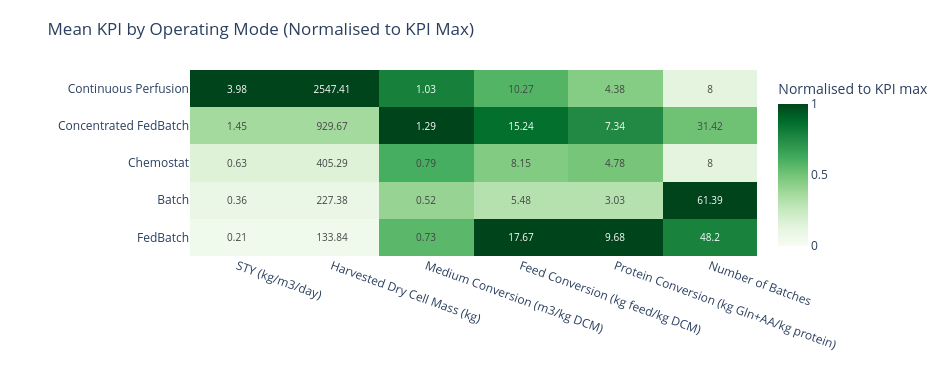

The code cell stored with this chart in its notebook:
### Markdown cell above
### 5.2 Mean KPI heatmap by operating mode

The heatmap uses the same aggregated `campaign_summary_table` and displays mean KPI values per operating mode.

### Code cell
# Heatmap of mean KPI values per operating mode, with optional normalization and annotations
import numpy as np
import plotly.graph_objects as go

if "campaign_summary_table" not in globals():
    raise ValueError("Run the campaign summary-table cell first.")

if "mode_order" not in globals() or not mode_order:
    raise ValueError("Run the shared plotting data initialization cell first.")

# Reuse same campaign filter convention as the lollipop overview
CAMPAIGN_FILTER = [CAMPAIGN_LABEL]
plot_tbl = campaign_summary_table.copy()
if CAMPAIGN_FILTER:
    plot_tbl = plot_tbl[plot_tbl["campaign"].isin(CAMPAIGN_FILTER)].copy()

if plot_tbl.empty:
    raise ValueError("No rows available after campaign filtering.")

kpi_order = [k for k in MAIN_KPIS if k in plot_tbl["kpi"].unique()]
if not kpi_order:
    raise ValueError("No matching KPI rows found in campaign_summary_table.")

# Reuse the mode ordering determined in the shared plotting initialization cell
mode_group_order = []
for m in mode_order:
    cm = canonical_mode(m)
    if cm not in mode_group_order:
        mode_group_order.append(cm)
mode_group_order = [m for m in mode_group_order if m in plot_tbl["mode_group"].astype(str).unique()]

# Pivot means to matrix: rows = operating mode, columns = KPI
heat_df = (
    plot_tbl[plot_tbl["kpi"].isin(kpi_order)]
    .pivot_table(index="mode_group", columns="kpi", values="mean_value", aggfunc="mean", observed=False)
    .reindex(index=mode_group_order, columns=kpi_order)
)

# Format values without scientific notation
def format_no_sci(v: float, max_decimals: int = 6) -> str:
    if pd.isna(v):
        return ""
    s = np.format_float_positional(float(v), precision=max_decimals, trim='-')
    if "." in s:
        s = s.rstrip("0").rstrip(".")
    return s

# Keep annotation as original mean values (no scientific notation)
text_vals = heat_df.map(lambda v: format_no_sci(v, max_decimals=2)).values

# Normalize per KPI column against a zero baseline and the observed column maximum
NORMALIZE_WITHIN_KPI = True
if NORMALIZE_WITHIN_KPI:
    heat_for_color = heat_df.divide(heat_df.max().replace(0, 1), axis=1)
    colorbar_title = "Normalised to KPI max"
else:
    heat_for_color = heat_df.copy()
    colorbar_title = "Mean KPI value"

x_labels = [KPI_LABELS_MAIN.get(k, k) for k in heat_df.columns]
y_labels = [str(v) for v in heat_df.index]

fig_hm = go.Figure(
    data=go.Heatmap(
        z=heat_for_color.values,
        x=x_labels,
        y=y_labels,
        text=text_vals,
        texttemplate="%{text}",
        textfont={"size": 10},
        colorscale="greens",
        zmin=0.0 if NORMALIZE_WITHIN_KPI else None,
        zmax=1.0 if NORMALIZE_WITHIN_KPI else None,
        colorbar={"title": colorbar_title},
        hovertemplate=(
            "<b>%{y}</b><br>"
            + "%{x}<br>"
            + "Value: %{text}<extra></extra>"
        ),
    )
)

fig_hm.update_layout(
    template="plotly_white",
    title="Mean KPI by Operating Mode (Normalised to KPI Max)",
    width=950,
    height=max(360, 90 + 55 * len(y_labels)),
    margin=dict(l=190, r=40, t=70, b=70),
)

fig_hm.update_xaxes(tickangle=20)
fig_hm.show()

### Figure 1 — Plotly figure (JSON) as saved in the notebook; plotly's stock layout.template omitted (floating-point values rounded to 4 significant figures)
{"data": [{"colorbar": {"title": {"text": "Normalised to KPI max"}}, "colorscale": [[0, "rgb(247,252,245)"], [0.125, "rgb(229,245,224)"], [0.25, "rgb(199,233,192)"], [0.375, "rgb(161,217,155)"], [0.5, "rgb(116,196,118)"], [0.625, "rgb(65,171,93)"], [0.75, "rgb(35,139,69)"], [0.875, "rgb(0,109,44)"], [1, "rgb(0,68,27)"]], "hovertemplate": "<b>%{y}</b><br>%{x}<br>Value: %{text}<extra></extra>", "text": [["0.21", "133.84", "0.73", "17.67", "9.68", "48.2"], ["0.36", "227.38", "0.52", "5.48", "3.03", "61.39"], ["0.63", "405.29", "0.79", "8.15", "4.78", "8"], ["1.45", "929.67", "1.29", "15.24", "7.34", "31.42"], ["3.98", "2547.41", "1.03", "10.27", "4.38", "8"]], "textfont": {"size": 10}, "texttemplate": "%{text}", "type": "heatmap", "x": ["STY (kg/m3/day)", "Harvested Dry Cell Mass (kg)", "Medium Conversion (m3/kg DCM)", "Feed Conversion (kg feed/kg DCM)", "Protein Conversion (kg Gln+AA/kg protein)", "Number of Batches"], "y": ["FedBatch", "Batch", "Chemostat", "Concentrated FedBatch", "Continuous Perfusion"], "z": [[0.05254, 0.05254, 0.5613, 1.0, 1.0, 0.7851], [0.08926, 0.08926, 0.4025, 0.3101, 0.3125, 1.0], [0.1591, 0.1591, 0.6118, 0.461, 0.4933, 0.1303], [0.3649, 0.3649, 1.0, 0.8626, 0.7582, 0.5118], [1.0, 1.0, 0.7937, 0.5814, 0.4526, 0.1303]], "zmax": 1, "zmin": 0}], "layout": {"height": 365, "margin": {"b": 70, "l": 190, "r": 40, "t": 70}, "title": {"text": "Mean KPI by Operating Mode (Normalised to KPI Max)"}, "width": 950, "xaxis": {"tickangle": 20}}}
